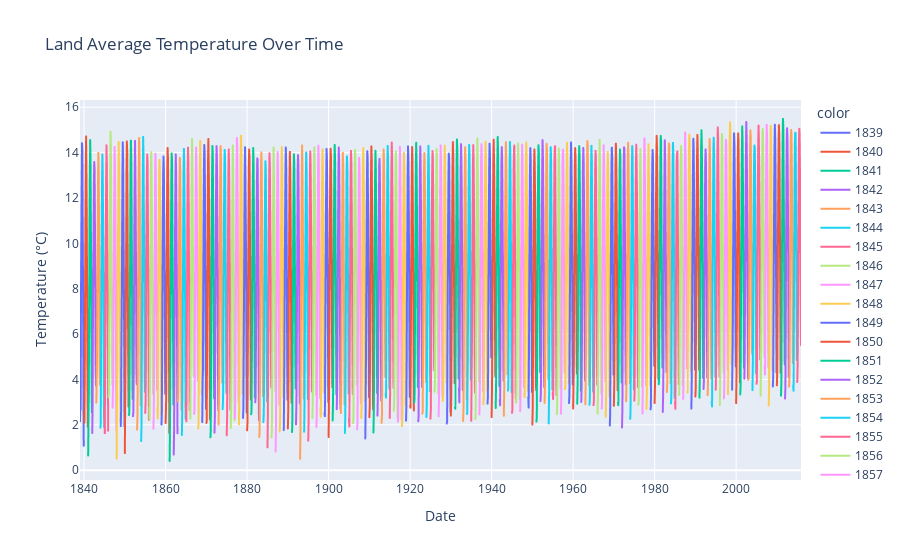

The notebook cell saved with this chart:
### Code cell
fig = px.line(df, x='dt', y='LandAverageTemperature', color=df['dt'].dt.year, 
              title='Land Average Temperature Over Time')

# Update layout for axis titles
fig.update_layout(xaxis_title='Date', yaxis_title='Temperature (°C)')

# Show the plot
fig.show()
